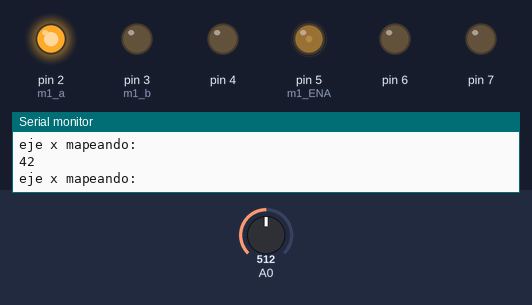
Bench run of a sketch on a simulated Arduino Uno, built with avr-gcc and run on an emulated ATmega328P. On the bench: output pins drawn as LEDs (lit = HIGH), the last lines printed to the serial monitor. The test bench sets the inputs (shaded band); at power-on: A0 = 512.

Above: at 1.2 s.
1.3 s: A0 set to 900
At 1.9 s:
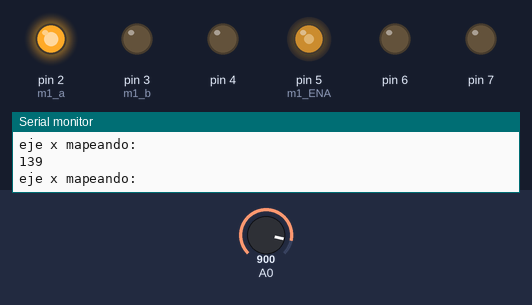
2.8 s: A0 set to 716
At 3.3 s:
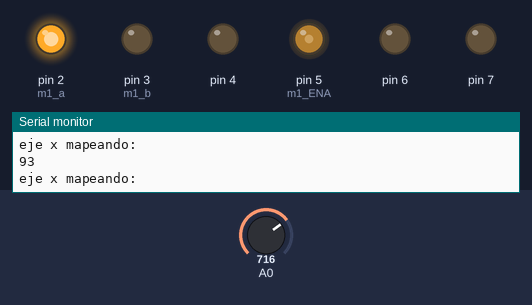
4.3 s: A0 set to 306
At 5.2 s:
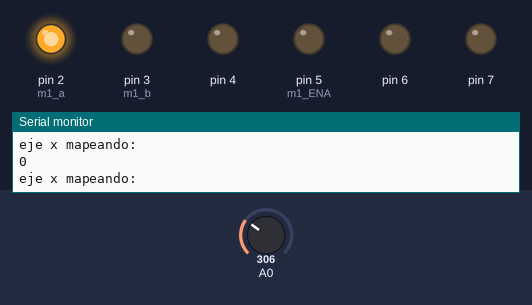
5.8 s: A0 set to 326
7.3 s: A0 set to 362
At 8.0 s:
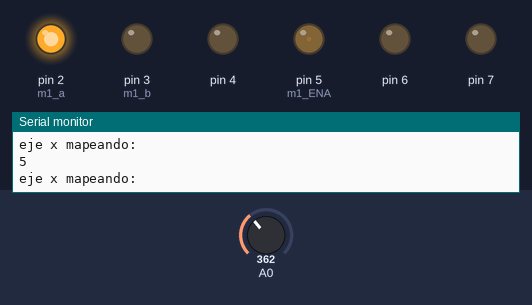
10.3 s: A0 set to 122
At 11.2 s:
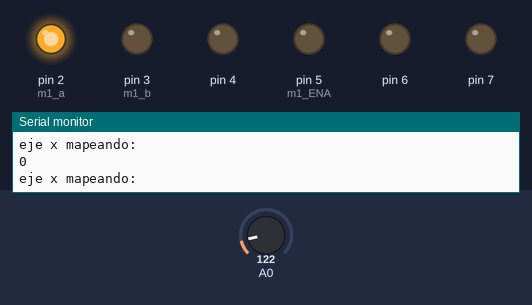
Timing chart, 0 to 12.8 s (numbered marks = the images above; inputs shaded):
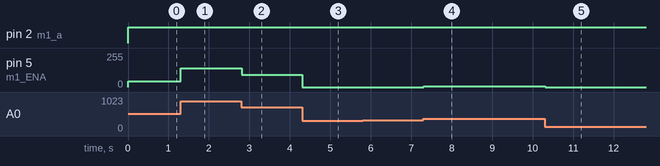

The sketch:

prueba_analog.ino
```cpp
void setup() {
  // put your setup code here, to run once:
  pinMode(2, OUTPUT); // m1 a
  pinMode(7,OUTPUT);
  pinMode(3, OUTPUT);// m1 b
  pinMode(4, OUTPUT);
  pinMode(5, OUTPUT);// m1 ENA
  pinMode(6, OUTPUT);

 Serial.begin(9600);
 pinMode(8,INPUT);
 pinMode(9,INPUT);
 pinMode(10,INPUT);
}

void loop() {
  // put your main code here, to run repeatedly:
/*
Serial.println("eje x: ");
Serial.println(analogRead(A0));
Serial.println("eje x mapeando: ");
Serial.println(map(analogRead(A0),0,1022,0,254));
Serial.println("eje y: ");
Serial.println(analogRead(A1));
Serial.println("eje Y mapeando: ");
Serial.println(map(analogRead(A1),0,1022,0,255));*/
//delay(1000);

while(true){
  int lecturaStickX = max(map(analogRead(A0),0,1022,0,255)-85,0);
  analogWrite(5,lecturaStickX );
  Serial.println("eje x mapeando: ");
  Serial.println(lecturaStickX);
  digitalWrite(2, HIGH);
  digitalWrite(3, LOW);
}
}
```

Measured:
- after the input at 1.3 s, pin 5 (m1_ENA): 42/255 → 139/255 at once
- after the input at 2.8 s, pin 5 (m1_ENA): 139/255 → 93/255 at once
- after the input at 4.3 s, pin 5 (m1_ENA): 93/255 → 0/255 at once
- after the input at 7.3 s, pin 5 (m1_ENA): 0/255 → 5/255 at once
- after the input at 10.3 s, pin 5 (m1_ENA): 5/255 → 0/255 at once
